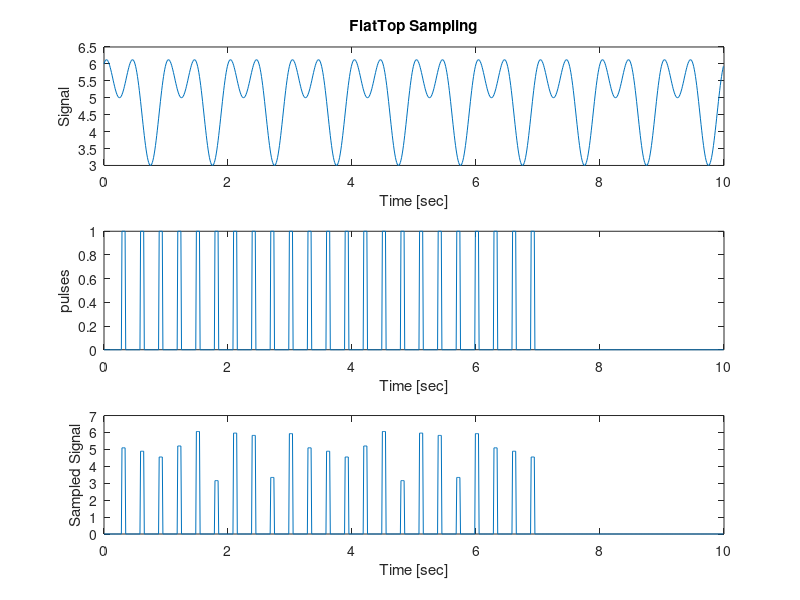
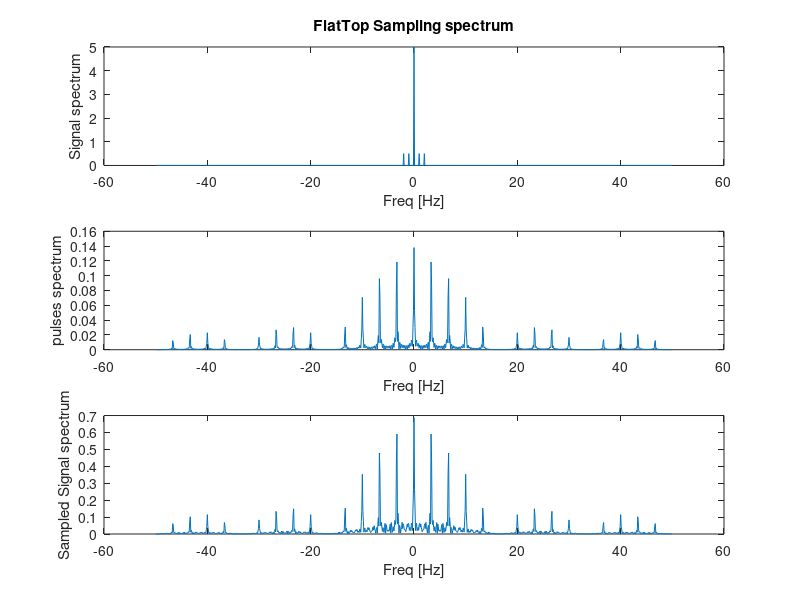

Source code (MATLAB) for these figures, in order:
close all 
clear all
clc
fs = 100;                                % Sample frequency (Hz)
t = 0:1/fs:10-1/fs;                      % 10 sec sample

w=5+sin(2*pi*t)+cos(2*pi*2*t); %max freq is 2 hz
tauP=zeros(size(w)); %the pulses
ws=zeros(size(w));

for i=1:(length(t)/30)-10
   ws(30*i:5+30*i)=w(30*i);
   tauP(30*i:5+30*i) =1;
end

%signal spectrum
wlength = length(w);          % Window length
f = (-wlength/2:wlength/2-1)*(fs/wlength);  % 0-centered frequency range
FW = fftshift(fft(w));          % Rearrange y values
powerW = abs(FW)/wlength;   % 0-centered power
%pulse spectrum
FtauP = fftshift(fft(tauP));          % Rearrange y values
powertauP = abs(FtauP)/wlength;   % 0-centered power
%sampled signal spectrum
Fws = fftshift(fft(ws));          % Rearrange y values
powerws = abs(Fws)/wlength;   % 0-centered power

figure(1)
subplot(3,1,1)
plot(t,w)
title('FlatTop Sampling')
xlabel('Time [sec]')
ylabel('Signal')
subplot(3,1,2)
plot(t,tauP)
xlabel('Time [sec]')
ylabel('pulses')
subplot(3,1,3)
plot(t,ws)
xlabel('Time [sec]')
ylabel('Sampled Signal')

figure(2)
subplot(3,1,1)
plot(f,powerW)
title('FlatTop Sampling spectrum')
xlabel('Freq [Hz]')
ylabel('Signal spectrum')
subplot(3,1,2)
plot(f,powertauP)
xlabel('Freq [Hz]')
ylabel('pulses spectrum')
subplot(3,1,3)
plot(f,powerws)
xlabel('Freq [Hz]')
ylabel('Sampled Signal spectrum')